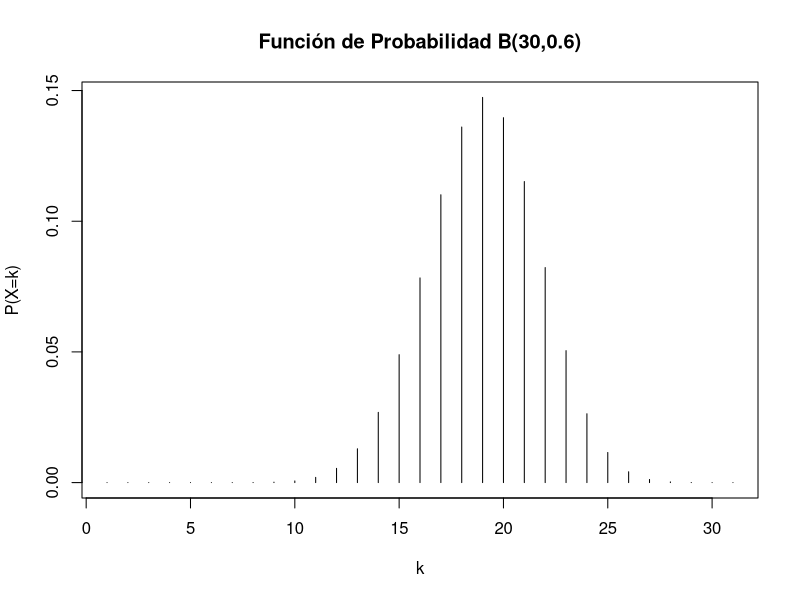
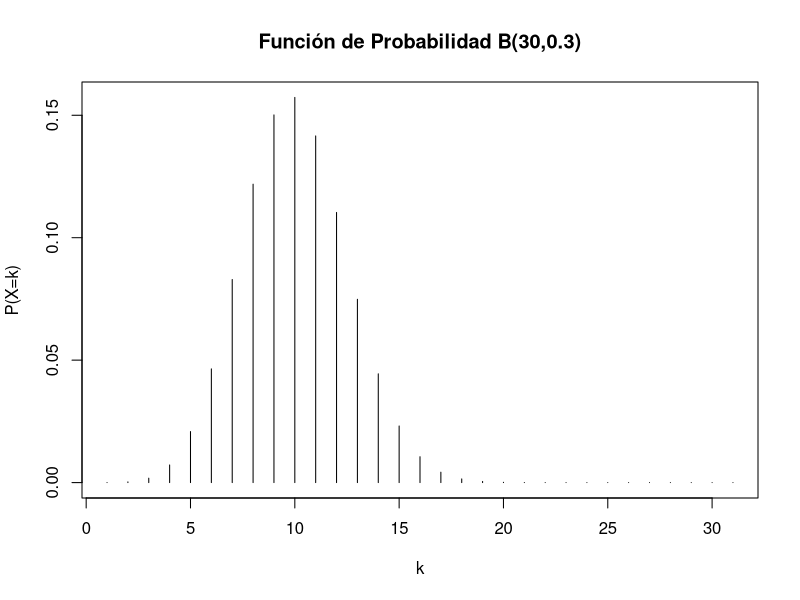
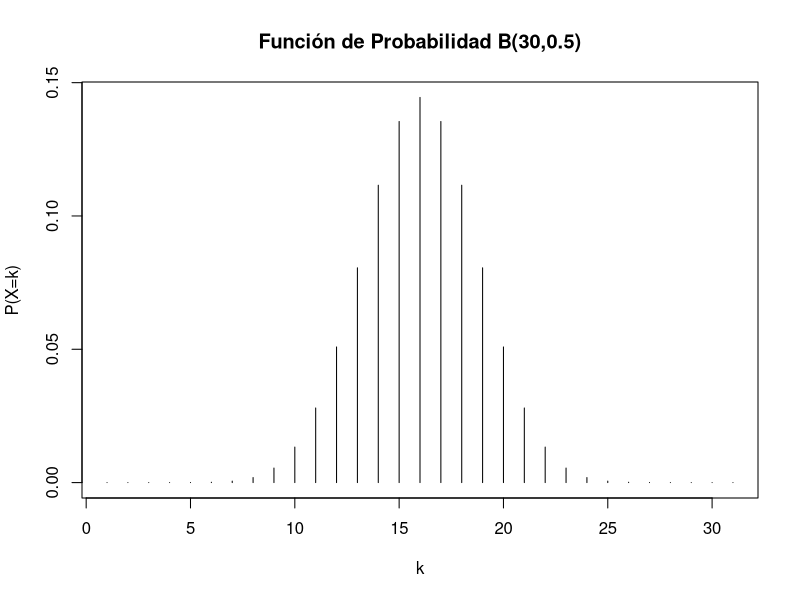
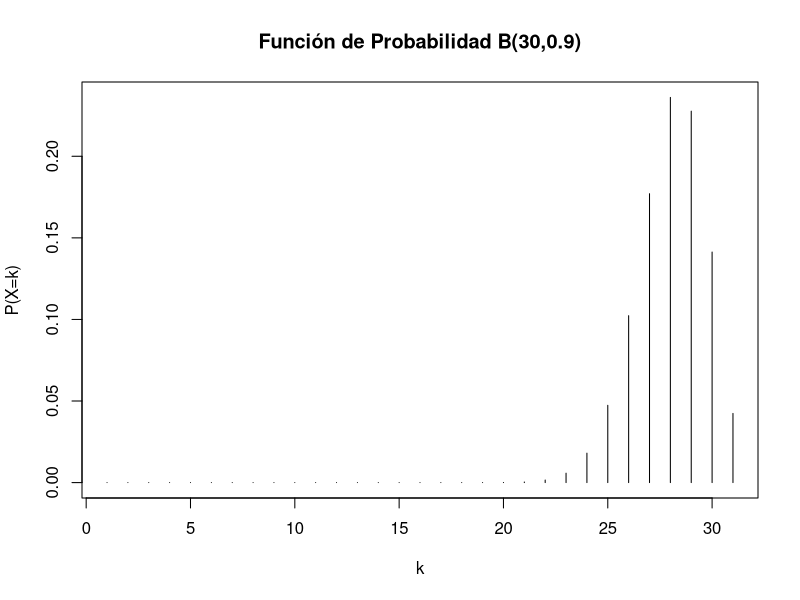
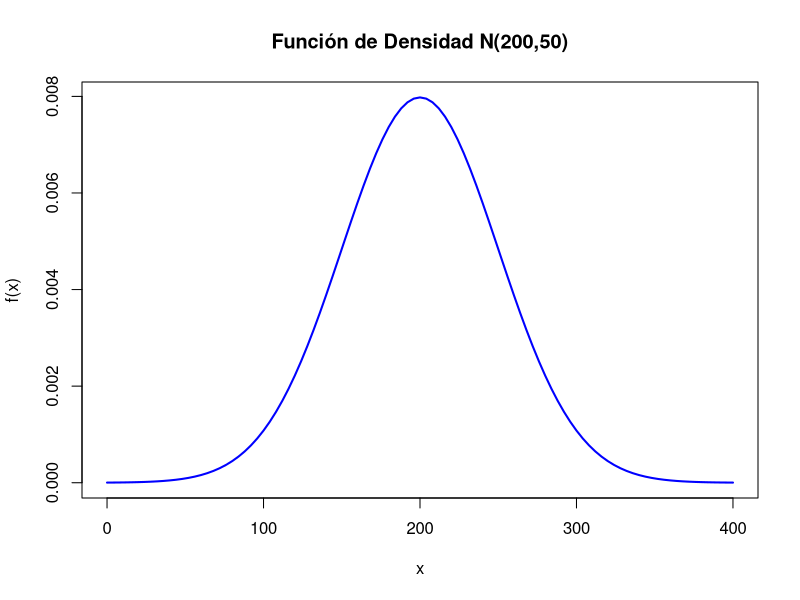

The R source for these figures, in order:
## ---- chunk 1
2+5
5*3

#Para escribir comentarios y que no los lea como operaciones ponemos el símbolo de gato
# Lo podemos hacer para un comentario en una línea o la par de una instrucción
1:5               # Secuencia 1-5

seq(1, 10, 0.5)   # Secuencia con incrementos diferentes a 1

c('a','b','c')  # Vector con caracteres
1:7             # Entero
40<80           # Valor logico
2+2 == 5        # Valor logico
T == TRUE       # T expresion corta de verdadero

## ---- chunk 2
x <- 24         # Asignacion de valor 24 a la variable x para su uso posterior (OBJETO)
x/2             # Uso posterior de variable u objeto x
x               # Imprime en pantalla el valor de la variable u objeto
x <- TRUE       # Asigna el valor logico TRUE a la variable x OJO: x toma el ultimo valor que se le asigna
x
## ---- chunk 3
dado<-1:6  # vector numérico
pluscuamperfecto <- "hola" # el nombre puede ser más grande

moneda<-c("Aguila", "Sol") # un objecto que tiene un vector de caracter
## ---- chunk 4

sample(1:19, size=1)

sample(x=c("Erick", "Emmanuel", "Scandra", "Daniela", "Alberto"),
       size=2)

sample( x =1:6, 
       size = 10,
       replace = T,
       prob= c(1/5,1/5,1/5, 0, 1/5, 1/5))


sample(x = moneda,
       size = 15,
       replace = TRUE)

## ---- chunk 5
1:6
dado<-1:6
## ---- chunk 6
sample(1:6, 1)
sample(dado, 1)

## ---- chunk 7
sample(1:6, 10, replace = T)
sample(dado, 10, replace = T)

## ---- chunk 8
tirar_dado <- function(n) {
  sample(1:6, n, rep = T)
}
tirar_dado(10)

## ---- chunk 9
moneda<-c("Aguila", "Sol")
sample(c("Aguila", "Sol"), 1)
sample(moneda, 1)

## ---- chunk 10
tirar_moneda <- function(n) {
  sample(c("Aguila", "Sol"), n, rep = T)
}
tirar_moneda(10)

## ---- chunk 11
tirar<-function(data,n) {
    sample(data, n, rep = T)
}
tirar(dado,1)
tirar(moneda,2)

## ---- chunk 12
dado_millon<-tirar_dado(1000000)
table(dado_millon)

## ---- chunk 13
moneda1000<- tirar_moneda(1000)
table(moneda1000)
prop.table(table(moneda1000))
## ---- chunk 14
moneda_millon<- tirar_moneda(1000000)
table(moneda_millon)
prop.table(table(moneda_millon))
## ---- chunk 15
help(Distributions)
## ---- chunk 16
dbinom(x = 10,
       size = 25,
       prob = 0.6)

## ---- chunk 17
pbinom(10,25,0.6)
## ---- chunk 18
sum(dbinom(0:10,25,0.6))
## ---- chunk 19
qbinom(0.95,25,0.6)
## ---- chunk 20
rbinom(30,25,0.6)
## ---- chunk 21
plot(dbinom(0:30,30,0.6),type="h",xlab="k",ylab="P(X=k)",main="Función de Probabilidad B(30,0.6)")
## ---- chunk 22
plot(dbinom(0:30,30,0.3),type="h",xlab="k",ylab="P(X=k)",main="Función de Probabilidad B(30,0.3)")

plot(dbinom(0:30,30,0.5),type="h",xlab="k",ylab="P(X=k)",main="Función de Probabilidad B(30,0.5)")

plot(dbinom(0:30,30,0.9),type="h",xlab="k",ylab="P(X=k)",main="Función de Probabilidad B(30,0.9)")
## ---- chunk 23
dnorm(150,200,50)
## ---- chunk 24
x<-seq(0,400,by=0.5)
dnorm(x,200,50)
## ---- chunk 25
curve(dnorm(x,200,50),xlim=c(0,400),col="blue",lwd=2,
      xlab="x",ylab="f(x)",main="Función de Densidad N(200,50)")
## ---- chunk 26
pnorm(180,200,50)
## ---- chunk 27
1-pnorm(168,200,50)
pnorm(168,200,50, lower.tail=FALSE)

## ---- chunk 28
pnorm(168,200,50)-pnorm(150,200,50)
